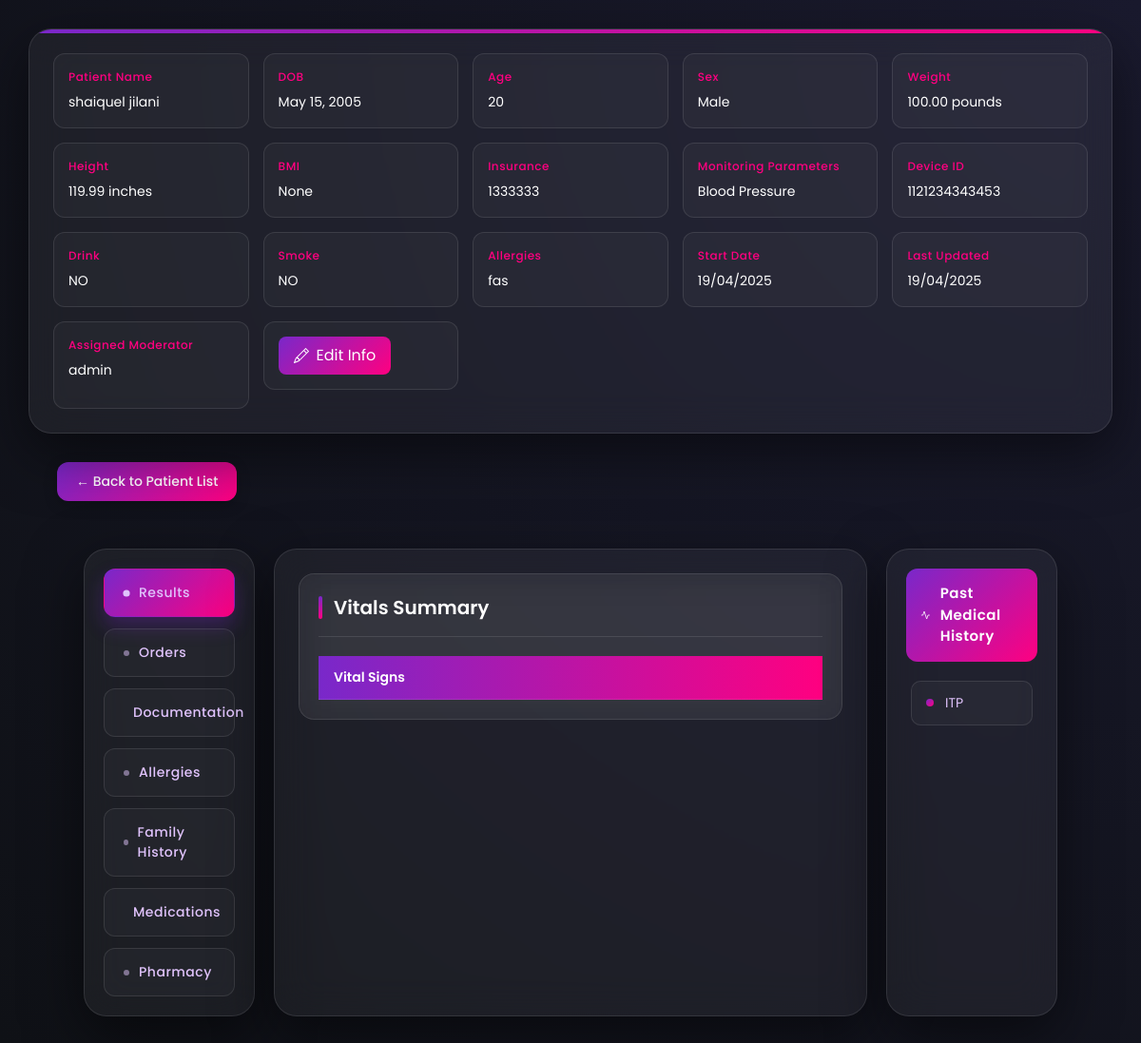
The page /patient_home/ (signed in) on the database its author committed.
### rpm_users/models.py (models this page shows, shortened)
class Patient(models.Model):
    SEX_CHOICES = (('Male', 'Male'), ('Female', 'Female'), ('Others', 'Others'),)
    MONITORING_CHOICES = (('Blood Pressure', 'Blood Pressure'), ('Heart Rate', 'Heart Rate'), ('SPO2', 'SPO2'),("Temperature", "Temperature"),)
    user = models.OneToOneField(User, on_delete=models.CASCADE, blank=True, null=True)
    date_of_birth = models.DateField(blank=True, null=True)
    height = models.DecimalField(blank=True, null=True, max_digits=10, decimal_places=2)
    weight = models.DecimalField(blank=True, null=True, max_digits=10, decimal_places=2)
    insurance = models.CharField(blank=True, null=True, max_length=255)
    insurance_number = models.CharField(blank=True, null=True, max_length=255)
    sex = models.CharField(blank=True, max_length=10, null=True, choices=SEX_CHOICES)
    bmi = models.DecimalField(blank=True, max_digits=10, decimal_places=2, null=True)
    phone_number = models.CharField(max_length=15, blank=True, null=True)
    monitoring_parameters = models.CharField(blank=True, max_length=20, null=True, choices=MONITORING_CHOICES)
    device_serial_number = models.BigIntegerField(null=True, blank=True, unique=True)
    pharmacy_info = models.TextField(blank=True, null=True)
    allergies = models.TextField(blank=True, null=True)
    smoke = models.CharField(choices=(('YES', 'YES'), ('NO', 'NO'),), default='NO', max_length=3)
    drink = models.CharField(choices=(('YES', 'YES'), ('NO', 'NO'),), default='NO', max_length=3)
    family_history = models.TextField(null=True, blank=True)
    medications = models.TextField(null=True, blank=True)
    id = models.UUIDField(default=uuid.uuid4, primary_key=True, editable=False)
    created_at = models.DateTimeField(auto_now_add=True)
    updated_at = models.DateTimeField(auto_now=True)
    moderator_assigned = models.ForeignKey('Moderator', blank=True, null=True, on_delete=models.SET_NULL, related_name='moderators')
    @property
    def age(self):
        if self.date_of_birth:
            today = date.today()
            age = today.year - self.date_of_birth.year
            if today.month < self.date_of_birth.month or (today.month == self.date_of_birth.month and today.day < self.date_of_birth.day):
                age -= 1
            return age
        return None

class Moderator(models.Model):
    user = models.OneToOneField(User, on_delete=models.CASCADE, null=True, blank=True)

class PastMedicalHistory(models.Model):
    PMH_CHOICES = ((
        ('GBS', 'Guillain-Barré Syndrome'),
        ('ALS', 'Amyotrophic Lateral Sclerosis'),
        ('SLE', 'Systemic Lupus Erythematosus'),
        ('ITP', 'Idiopathic Thrombocytopenic Purpura'),
        ('MG', 'Myasthenia Gravis'),
        ('DKA', 'Diabetic Ketoacidosis'),
        ('ARDS', 'Acute Respiratory Distress Syndrome'),
        ('LCa', 'Lung Cancer'),
        ('PCa', 'Pancreatic Cancer'),
        ('CCa', 'Colon Cancer'),
        ('TCa', 'Thyroid Cancer'),
        ('SCa', 'Skin Cancer'),
        ('GCa', 'Gastric Cancer'),
        ('PCa', 'Prostate Cancer'),
        ('TeCa', 'Testicular Cancer'),
        ('BrCa', 'Breast Cancer'),
        ('OvCa', 'Ovarian Cancer'),
        ('TTP', 'Thrombotic Thrombocytopenic Purpura'),
        ('HLH', 'Hemophagocytic Lymphohistiocytosis'),
        ('HSP', 'Henoch-Schönlein Purpura'),
        ('SCID', 'Severe Combined Immunodeficiency'),
        ('PKU', 'Phenylketonuria'),
        ('POTS', 'Postural Orthostatic Tachycardia Syndrome'),
        ('CRPS', 'Complex Regional Pain Syndrome'),
        ('NMO', 'Neuromyelitis Optica'),
        ('HUS', 'Hemolytic Uremic Syndrome'),
        ('SMA', 'Spinal Muscular Atrophy'),
        ('DM', 'Diabetes Mellitus'),
        ('HTN', 'Hypertension'),
        ('AF', 'Atrial Fibrillation'),
        ('CHF', 'Congestive Heart Failure'),
        ('COPD', 'Chronic Obstructive Pulmonary Disease'),
        ('Hpxa', 'Hypoxia'),
        ('Hyca', 'Hypercapnea'),
        ('CKD', 'Chronic Kidney Disease'),
        ('ESRD', 'End Stage Renal Disease'),
        ('GERD', 'Gastroesophageal Reflux Disease'),
        ('OA', 'Osteoarthritis'),
        ('CAD', 'Coronary Artery Disease'),
        ('RA', 'Rheumatoid Arthritis'),
        ('UTI', 'Urinary Tract Infection'),
        ('URI', 'Upper Respiratory Infection'),
        ('BPH', 'Benign Prostatic Hyperplasia'),
        ('HLD', 'Hyperlipidemia'),
        ('TIA', 'Transient Ischemic Attack'),
        ('CVA', 'Cerebrovascular Accident (Stroke)'),
        ('MI', 'Myocardial Infarction'),
        ('PNA', 'Pneumonia'),
        ('TB', 'Tuberculosis'),
        ('HIV', 'Human Immunodeficiency Virus'),
        ('ADHD', 'Attention-Deficit/Hyperactivity Disorder'),
        ('ASD', 'Autism Spectrum Disorder'),
        ('MDD', 'Major Depressive Disorder'),
        ('GAD', 'Generalized Anxiety Disorder'),
        ('PTSD', 'Post-Traumatic Stress Disorder'),
        ('Peff', 'Pleural Effusion'),
        ('N/A', 'N/A'),
    ))
    patient = models.ForeignKey(Patient, on_delete=models.CASCADE, related_name='medical_history')
    pmh = models.CharField(choices=PMH_CHOICES, default="N/A", max_length=100)
    id = models.UUIDField(default=uuid.uuid4, primary_key=True, editable=False)

### rpm_users/views.py (the view)
# urls.py: path('patient_home/', views.patient_home, name='patient_home'),
@login_required
def patient_home(request):
    try:
        patient = Patient.objects.get(user=request.user)
        reports = Reports.objects.filter(patient=patient).order_by('-created_at')
        context = {
            'patient': patient,
            'reports': reports
        }
        return render(request, 'reports/patient_home.html', context)
    except Patient.DoesNotExist:
        logout(request)
        return redirect('patient_login')

### templates/reports/patient_home.html (shortened to what this page needs)
<!DOCTYPE html>
<html lang="en">
  <head>
    <script src="https://cdn.tailwindcss.com"></script>
  </head>
  <body>
    <div class="patient-details">
      <div>
        <strong>Patient Name</strong>
        <span>{{patient.user.first_name}} {{patient.user.last_name}}</span>
      </div>
      <div>
        <strong>DOB</strong>
        <span>{{patient.date_of_birth}}</span>
      </div>
      <div>
        <strong>Age</strong>
        <span>{{patient.age}}</span>
      </div>
      <div>
        <strong>Sex</strong>
        <span>{{patient.sex}}</span>
      </div>
      <div>
        <strong>Weight</strong>
        <span>{{patient.weight}} pounds</span>
      </div>
      <div>
        <strong>Height</strong>
        <span>{{patient.height}} inches</span>
      </div>
      <div>
        <strong>BMI</strong>
        <span>{{patient.bmi}}</span>
      </div>
      <div>
        <strong>Insurance</strong>
        <span>{{patient.insurance}}</span>
      </div>
      <div>
        <strong>Monitoring Parameters</strong>
        <span>{{patient.monitoring_parameters}}</span>
      </div>
      <div>
        <strong>Device ID</strong>
        <span>{{patient.device_serial_number}}</span>
      </div>
      <div>
        <strong>Drink</strong>
        <span>{{patient.drink}}</span>
      </div>
      <div>
        <strong>Smoke</strong>
        <span>{{patient.smoke}}</span>
      </div>
      <div>
        <strong>Allergies</strong>
        <span>{{patient.allergies|default:"None"}}</span>
      </div>
      <div>
        <strong>Start Date</strong>
        <span>{{patient.created_at|date:"d/m/Y"}}</span>
      </div>
      <div>
        <strong>Last Updated</strong>
        <span>{{patient.updated_at|date:"d/m/Y"}}</span>
      </div>
      <div>
        <strong>Assigned Moderator</strong>
        <span>{{patient.moderator_assigned.user.username}}</span>
      </div>
      <div style="display: flex; justify-content: space-between; align-items: center; width: 100%; margin-bottom: 20px;">
        <a href="{% url 'edit_patient' patient.id %}" class="edit-btn">
          <button style="background: linear-gradient(135deg, var(--primary), var(--secondary)); color: white; padding: 8px 16px; border-radius: 8px; border: none; cursor: pointer; display: inline-flex; align-items: center; gap: 8px;">
            Edit Info
          </button>
        </a>
      </div>
    </div>
    <div style="margin: 20px 0;">
        <a href="/view-patient/" class="back-btn">← Back to Patient List</a>
    </div>
    <div class="container">
      <div class="left-panel">
        <div class="tabs">
          <div class="active" onclick="showTab('results')">Results</div>
          <div onclick="showTab('orders')">Orders</div>
          <div onclick="showTab('documentation')">Documentation</div>
          <div onclick="showTab('allergies')">Allergies</div>
          <div onclick="showTab('family_history')">Family History</div>
          <div onclick="showTab('medications')">Medications</div>
          <div onclick="showTab('pharmacy')">Pharmacy</div>
        </div>
      </div>
      <div class="main-content">
        <div class="content">
          <div id="results" class="table-container">
            <h3>Vitals Summary</h3>
            <div class="scrollable">
              <table>
                <thead>
                  <tr>
                    <th class="fixed-left">Vital Signs</th>
                  </tr>
                </thead>
              </table>
            </div>
          </div>
        </div>
      </div>
      <div class="right-panel">
        <div class="medical-history-section">
          <div class="section-header">
            <svg width="20" height="20" viewBox="0 0 24 24" fill="none" stroke="currentColor" stroke-width="2" class="header-icon">
              <path d="M22 12h-4l-3 9L9 3l-3 9H2"/>
            </svg>
            Past Medical History
          </div>
          <div class="pmh-list">
            {% if patient.medical_history.all %}
                {% for condition in patient.medical_history.all %}
                    <div class="pmh-item">
                        <div class="condition-marker"></div>
                        <span>{{ condition.pmh }}</span>
                    </div>
                {% endfor %}
            {% endif %}
          </div>
        </div>
      </div>
    </div>
  </body>
</html>

### rows shown on the page
Patient: user.first_name "shaiquel", user.last_name "jilani", date_of_birth "May 15, 2005", age "20", sex "Male", weight "100.00", height "119.99", bmi "None", insurance "1333333", monitoring_parameters "Blood Pressure", device_serial_number "1121234343453", drink "NO", smoke "NO", allergies "fas", created_at "19/04/2025", updated_at "19/04/2025", moderator_assigned.user.username "admin"
PastMedicalHistory: pmh "ITP"
